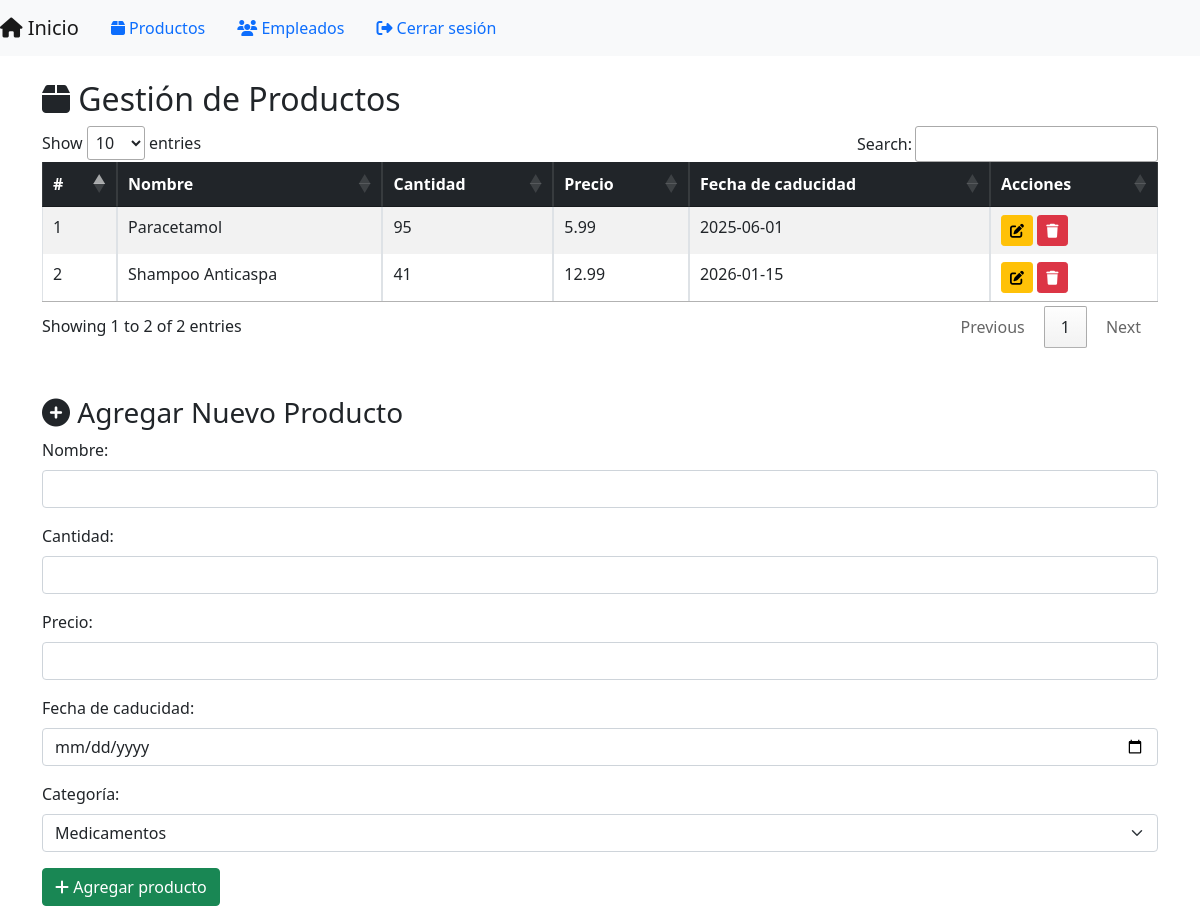
The app's page /productosDB (signed in), older data.
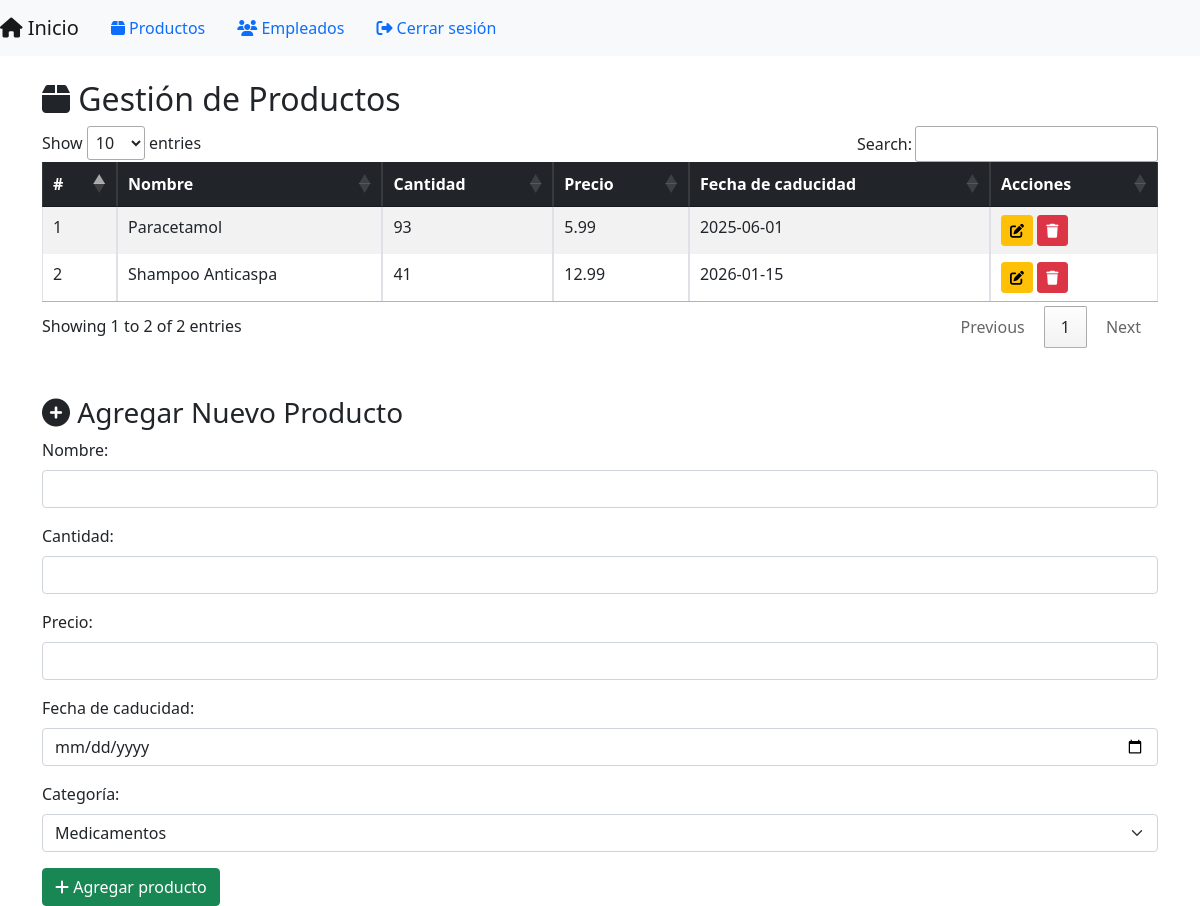
The same page, newer data.
### models.py (models this page shows)
class Producto(db.Model):
    __tablename__ = 'productos'
    producto_ID = db.Column(db.Integer, primary_key=True, autoincrement=True)
    categoria_FK = db.Column(db.Integer, db.ForeignKey('categoria.categoria_ID', ondelete='CASCADE'), nullable=False)
    nombre_producto = db.Column(db.String(150), nullable=False)
    cantidad = db.Column(db.Integer, nullable=False)
    precio = db.Column(db.Numeric(10,2), nullable=False)
    fecha_caducidad = db.Column(db.Date, nullable=False)
    facturas_detalle = db.relationship('FacturaDetalle', backref='producto', cascade='all, delete')
    inventario = db.relationship('Inventario', backref='producto', cascade='all, delete')

### app.py (the view)
@app.route('/productosDB')
@login_required
def productosDB():
    if db.session.get(Rol, current_user.rol_FK).rol_usuario != "administrador":
        flash('Acceso no autorizado', 'danger')
        return redirect(url_for('adminMain'))
    categorias = Categoria.query.all()
    search_query = request.args.get('search', '', type=str)
    if search_query:
        productos = Producto.query.filter(Producto.nombre_producto.ilike(f"%{search_query}%")).all()
    else:
        productos = Producto.query.all()
    return render_template('productosDB.html', productos=productos, search_query=search_query, categorias=categorias)

### app.py (called while the page is built)
@login_manager.user_loader
def load_user(user_id):
    return db.session.get(Usuario, int(user_id))

### templates/productosDB.html (shortened to what this page needs)
<!DOCTYPE html>
<html lang="es">
<head>
    <link href="https://cdn.jsdelivr.net/npm/bootstrap@5.1.3/dist/css/bootstrap.min.css" rel="stylesheet">
    <link href="https://cdn.datatables.net/1.11.5/css/jquery.dataTables.min.css" rel="stylesheet">
    <link rel="stylesheet" href="https://cdnjs.cloudflare.com/ajax/libs/font-awesome/6.5.2/css/all.min.css">
</head>
<body>
    <nav class="navbar navbar-expand-lg navbar-light bg-light">
        <a href="{{ url_for('adminMain') }}" class="navbar-brand"><i class="fas fa-home"></i> Inicio</a>
        <a href="{{ url_for('productosDB') }}" class="nav-link active"><i class="fas fa-box"></i> Productos</a>
        <a href="{{ url_for('empleadosDB') }}" class="nav-link"><i class="fas fa-users"></i> Empleados</a>
        <a href="{{ url_for('logout') }}" class="nav-link"><i class="fas fa-sign-out-alt"></i> Cerrar sesión</a>
    </nav>
    <div class="container mt-4">
        <h2><i class="fas fa-box"></i> Gestión de Productos</h2>
        <table id="productosTable" class="table table-striped table-bordered">
            <thead class="table-dark">
                <tr>
                    <th>#</th>
                    <th>Nombre</th>
                    <th>Cantidad</th>
                    <th>Precio</th>
                    <th>Fecha de caducidad</th>
                    <th>Acciones</th>
                </tr>
            </thead>
            <tbody>
                {% for producto in productos %}
                <tr>
                    <td>{{ loop.index }}</td>
                    <td>{{ producto.nombre_producto }}</td>
                    <td>{{ producto.cantidad }}</td>
                    <td>{{ producto.precio }}</td>
                    <td>{{ producto.fecha_caducidad }}</td>
                    <td>
                        <a href="{{ url_for('edit_producto', id=producto.producto_ID) }}" class="btn btn-warning btn-sm">
                            <i class="fas fa-edit"></i>
                        </a>
                        <form action="{{ url_for('delete_producto', id=producto.producto_ID) }}"
                              method="POST" style="display:inline;"
                              onsubmit="return confirm('¿Seguro que quieres eliminar este producto?')">
                            <button type="submit" class="btn btn-danger btn-sm" title="Eliminar producto">
                                <i class="fas fa-trash"></i>
                            </button>
                        </form>
                    </td>
                </tr>
                {% endfor %}
            </tbody>
        </table>
        <h3 class="mt-5"><i class="fas fa-plus-circle"></i> Agregar Nuevo Producto</h3>
        <form action="{{ url_for('create_producto') }}" method="POST">
            <div class="mb-3">
                <label for="nombre_producto" class="form-label">Nombre:</label>
                <input type="text" name="nombre_producto" id="nombre_producto" class="form-control" required>
            </div>
            <div class="mb-3">
                <label for="cantidad" class="form-label">Cantidad:</label>
                <input type="number" name="cantidad" id="cantidad" class="form-control" required>
            </div>
            <div class="mb-3">
                <label for="precio" class="form-label">Precio:</label>
                <input type="number" step="0.01" name="precio" id="precio" class="form-control" required>
            </div>
            <div class="mb-3">
                <label for="fecha_caducidad" class="form-label">Fecha de caducidad:</label>
                <input type="date" name="fecha_caducidad" id="fecha_caducidad" class="form-control" required>
            </div>
            <div class="mb-3">
                <label for="categoria_ID" class="form-label">Categoría:</label>
                <select name="categoria_ID" id="categoria_ID" class="form-select" required>
                    {% for categoria in categorias %}
                    <option value="{{ categoria.categoria_ID }}">{{ categoria.nombre_categoria }}</option>
                    {% endfor %}
                </select>
            </div>
            <button type="submit" class="btn btn-success"><i class="fas fa-plus"></i> Agregar producto</button>
        </form>
    </div>
</body>
</html>

Row changes from the older to the newer data that the page shows:
changed Producto "Paracetamol": cantidad "95" → "93"
